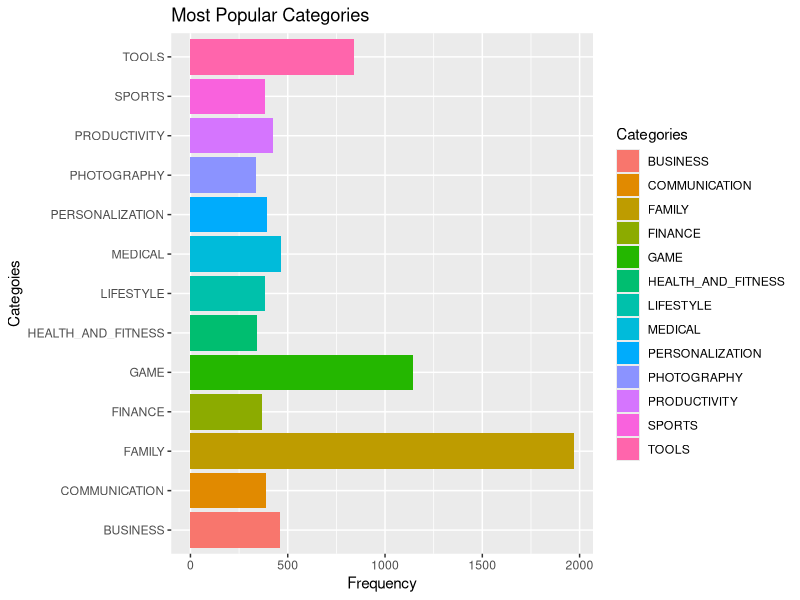

The R script that drew this image:
# Android Market Breakdown

library(ggplot2)
library(dplyr)

df = read.csv("googleplaystore(cln).csv")

val = as.data.frame(table(df$Category))

val2 = filter(val, Freq > 300)

ggplot(val2, aes(Freq,Var1, fill=Var1)) + geom_col() + 
  labs(title = "Most Popular Categories",x="Frequency",y="Categoies",fill="Categories")
